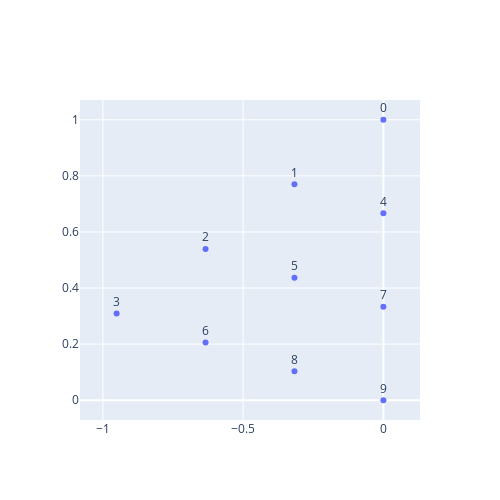
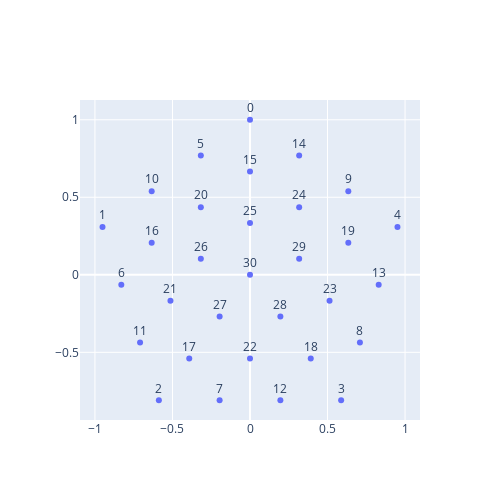

Here is the notebook cell these charts were saved with, in order:
### Code cell
# Generate Points for triangle
triangle_coords = []
begin_points = list(zip(
    np.linspace(base_points[0][0], base_points[2][0], TRIANGLE_LENGTH + 1),
    np.linspace(base_points[0][1], base_points[2][1], TRIANGLE_LENGTH + 1))
)
end_points = list(zip(
    np.linspace(base_points[1][0], base_points[2][0], TRIANGLE_LENGTH + 1),
    np.linspace(base_points[1][1], base_points[2][1], TRIANGLE_LENGTH + 1))
)
for layer in range(TRIANGLE_LENGTH + 1):
    begin_point = begin_points[layer]
    end_point = end_points[layer]
    layer_points = list(zip(
        np.linspace(begin_point[0], end_point[0], TRIANGLE_LENGTH + 1 - layer),
        np.linspace(begin_point[1], end_point[1], TRIANGLE_LENGTH + 1 - layer))
    )
    triangle_coords += layer_points[::-1]

triangle_corner_points = [0, TRIANGLE_LENGTH, len(triangle_coords) - 1]

print(triangle_corner_points)

edge_key_1 = (triangle_corner_points[0], triangle_corner_points[1])
edge_key_2 = (triangle_corner_points[2], triangle_corner_points[0])
edge_key_3 = (triangle_corner_points[2], triangle_corner_points[1])

triangle_edge_points = {
    edge_key_1: [1],
    edge_key_2: [len(triangle_coords) - 3],
    edge_key_3: [len(triangle_coords) - 2]
}

for i in range(2, TRIANGLE_LENGTH):
    triangle_edge_points[edge_key_1].append(i)
    triangle_edge_points[edge_key_2].append(triangle_edge_points[edge_key_2][-1] - (i + 1))
    triangle_edge_points[edge_key_3].append(triangle_edge_points[edge_key_3][-1] - i)

print(triangle_edge_points)

show_2d_points(triangle_coords)

pentagon_coords = []
for coord in triangle_coords:
    for i in range(5):
        x, y = coord
        theta = 2*np.pi*i/5
        new_x = x*np.cos(theta) - y*np.sin(theta)
        new_y = y*np.cos(theta) + x*np.sin(theta)
        new_point = np.array([new_x, new_y])
        should_add = True
        for point in pentagon_coords:
            if np.array_equal(np.round(new_point, 5), np.round(point, 5)):
                should_add = False
                break
        if should_add:
            pentagon_coords.append(new_point)

show_2d_points(pentagon_coords)

### Figure 1 — Plotly figure (JSON) as saved in the notebook; plotly's stock layout.template omitted (floating-point values rounded to 4 significant figures)
{"data": [{"hovertemplate": "x=%{x}<br>y=%{y}<br>text=%{text}<extra></extra>", "legendgroup": "", "marker": {"color": "#636efa", "symbol": "circle"}, "mode": "markers+text", "name": "", "orientation": "v", "showlegend": false, "text": [0, 1, 2, 3, 4, 5, 6, 7, 8, 9], "textposition": "top center", "type": "scatter", "x": [0, -0.317, -0.634, -0.9511, 0, -0.317, -0.634, 0, -0.317, 0], "xaxis": "x", "y": [1, 0.7697, 0.5393, 0.309, 0.6667, 0.4363, 0.206, 0.3333, 0.103, 0], "yaxis": "y"}], "layout": {"height": 500, "width": 500, "yaxis": {"scaleanchor": "x", "scaleratio": 1}}}

### Figure 2 — Plotly figure (JSON) as saved in the notebook; plotly's stock layout.template omitted (floating-point values rounded to 4 significant figures)
{"data": [{"hovertemplate": "x=%{x}<br>y=%{y}<br>text=%{text}<extra></extra>", "legendgroup": "", "marker": {"color": "#636efa", "symbol": "circle"}, "mode": "markers+text", "name": "", "orientation": "v", "showlegend": false, "text": [0, 1, 2, 3, 4, 5, 6, 7, 8, 9, 10, 11, 12, 13, 14, 15, 16, 17, 18, 19, 20, 21, 22, 23, 24, 25, 26, 27, 28, 29, 30], "textposition": "top center", "type": "scatter", "x": [0, -0.9511, -0.5878, 0.5878, 0.9511, -0.317, -0.83, -0.1959, 0.7089, 0.634, -0.634, -0.7089, 0.1959, 0.83, 0.317, 0, -0.634, -0.3919, 0.3919, 0.634, -0.317, -0.5129, -1.11e-16, 0.5129, 0.317, 0, -0.317, -0.1959, 0.1959, 0.317, 0], "xaxis": "x", "y": [1, 0.309, -0.809, -0.809, 0.309, 0.7697, -0.06366, -0.809, -0.4363, 0.5393, 0.5393, -0.4363, -0.809, -0.06366, 0.7697, 0.6667, 0.206, -0.5393, -0.5393, 0.206, 0.4363, -0.1667, -0.5393, -0.1667, 0.4363, 0.3333, 0.103, -0.2697, -0.2697, 0.103, 0], "yaxis": "y"}], "layout": {"height": 500, "width": 500, "yaxis": {"scaleanchor": "x", "scaleratio": 1}}}
